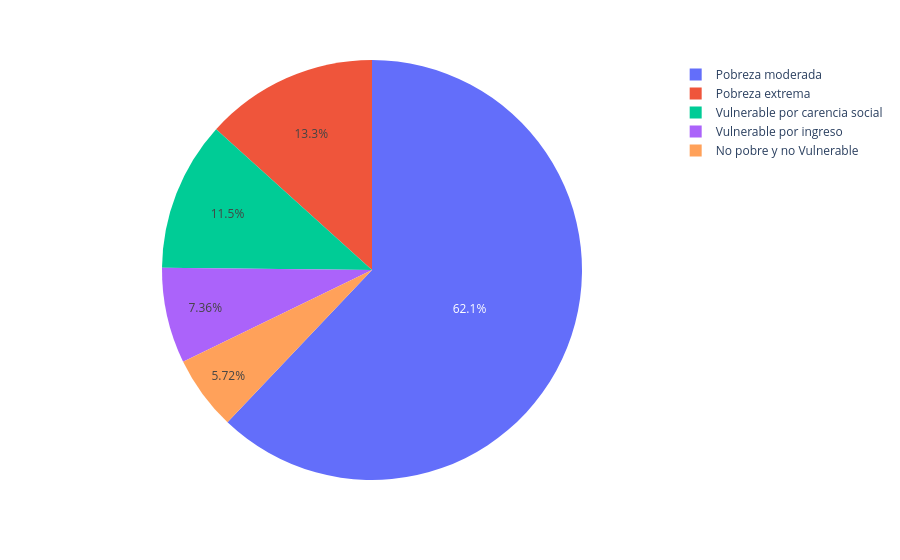

The notebook cell saved with this chart:
### Code cell
import plotly.express as px

pobreza_vivienda_df = pobreza_vivienda_df.drop("Faltan datos")

px.pie(pobreza_vivienda_df, names=pobreza_vivienda_df.index, values=pobreza_vivienda_df["Habitantes"])

### Figure 1 — Plotly figure (JSON) as saved in the notebook; plotly's stock layout.template omitted (floating-point values rounded to 4 significant figures)
{"data": [{"domain": {"x": [0, 1], "y": [0, 1]}, "hovertemplate": "Pobreza=%{label}<br>Habitantes=%{value}<extra></extra>", "labels": ["No pobre y no Vulnerable ", "Pobreza extrema", "Pobreza moderada", "Vulnerable por carencia social", "Vulnerable por ingreso"], "legendgroup": "", "name": "", "showlegend": true, "type": "pie", "values": [6087, 14161, 66031, 12254, 7833]}], "layout": {"legend": {"tracegroupgap": 0}, "margin": {"t": 60}}}
